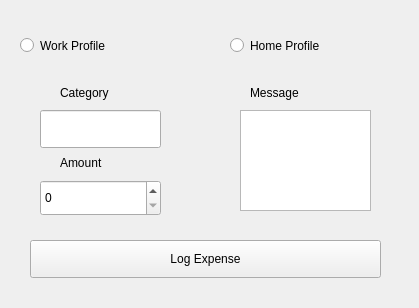
<?xml version="1.0" encoding="UTF-8"?>
<ui version="4.0">
 <class>Form</class>
 <widget class="QWidget" name="Form">
  <property name="geometry">
   <rect>
    <x>0</x>
    <y>0</y>
    <width>419</width>
    <height>308</height>
   </rect>
  </property>
  <property name="windowTitle">
   <string>Expense Logger</string>
  </property>
  <widget class="QPushButton" name="pushButton">
   <property name="geometry">
    <rect>
     <x>30</x>
     <y>240</y>
     <width>351</width>
     <height>38</height>
    </rect>
   </property>
   <property name="text">
    <string>Log Expense</string>
   </property>
  </widget>
  <widget class="QRadioButton" name="radioButton">
   <property name="geometry">
    <rect>
     <x>20</x>
     <y>30</y>
     <width>138</width>
     <height>31</height>
    </rect>
   </property>
   <property name="text">
    <string>Work Profile</string>
   </property>
  </widget>
  <widget class="QRadioButton" name="radioButton_2">
   <property name="geometry">
    <rect>
     <x>230</x>
     <y>30</y>
     <width>138</width>
     <height>31</height>
    </rect>
   </property>
   <property name="text">
    <string>Home Profile</string>
   </property>
  </widget>
  <widget class="QLineEdit" name="lineEdit">
   <property name="geometry">
    <rect>
     <x>40</x>
     <y>110</y>
     <width>121</width>
     <height>38</height>
    </rect>
   </property>
   <property name="text">
    <string/>
   </property>
  </widget>
  <widget class="QLabel" name="label">
   <property name="geometry">
    <rect>
     <x>60</x>
     <y>80</y>
     <width>80</width>
     <height>26</height>
    </rect>
   </property>
   <property name="text">
    <string>Category</string>
   </property>
  </widget>
  <widget class="QTextEdit" name="textEdit">
   <property name="geometry">
    <rect>
     <x>240</x>
     <y>110</y>
     <width>131</width>
     <height>101</height>
    </rect>
   </property>
  </widget>
  <widget class="QLabel" name="label_2">
   <property name="geometry">
    <rect>
     <x>250</x>
     <y>80</y>
     <width>80</width>
     <height>26</height>
    </rect>
   </property>
   <property name="text">
    <string>Message</string>
   </property>
  </widget>
  <widget class="QSpinBox" name="spinBox">
   <property name="geometry">
    <rect>
     <x>40</x>
     <y>180</y>
     <width>121</width>
     <height>36</height>
    </rect>
   </property>
  </widget>
  <widget class="QLabel" name="label_3">
   <property name="geometry">
    <rect>
     <x>60</x>
     <y>150</y>
     <width>80</width>
     <height>26</height>
    </rect>
   </property>
   <property name="text">
    <string>Amount</string>
   </property>
  </widget>
 </widget>
 <resources/>
 <connections/>
</ui>
